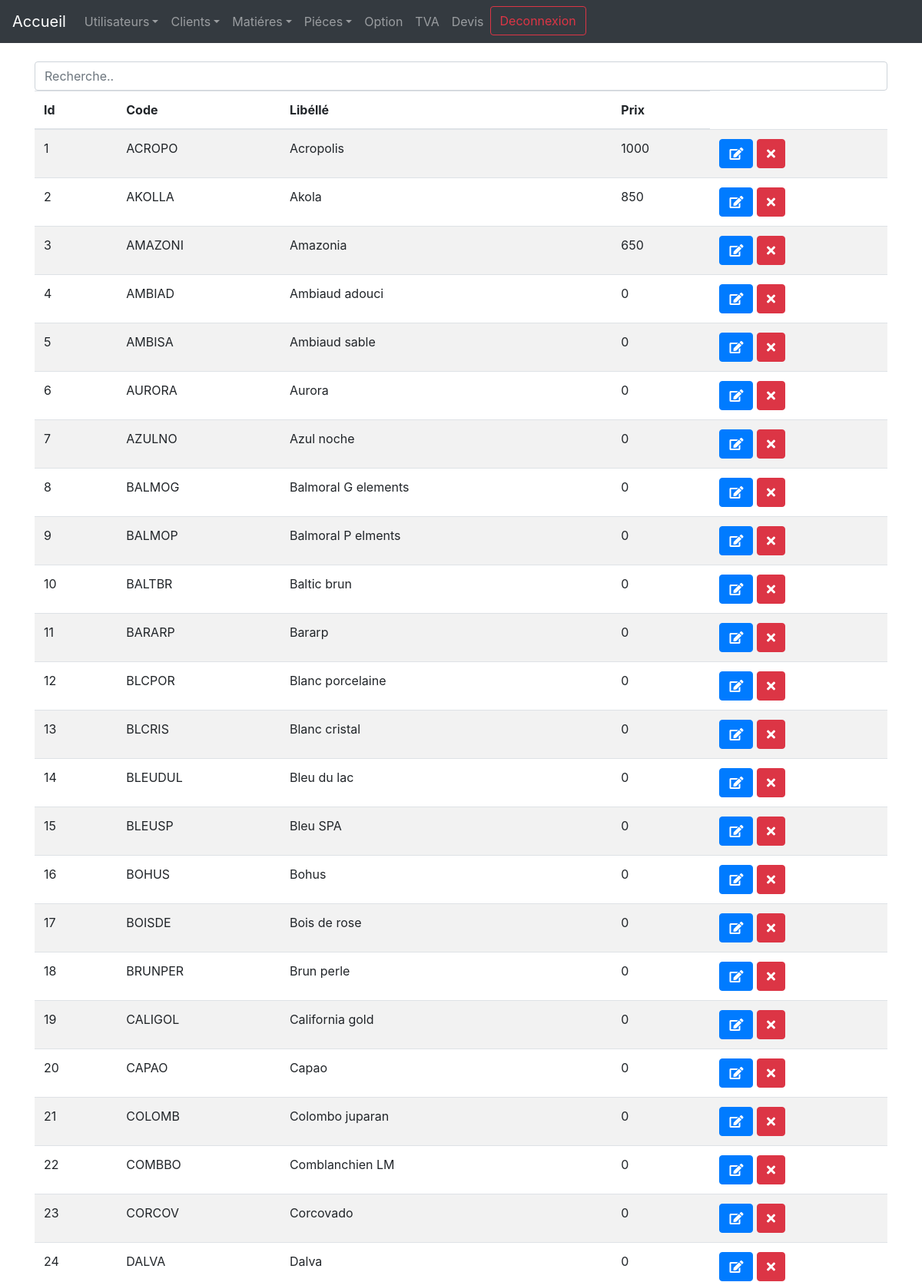
/view/MatiereView.php (signed in, upper part), run on the app's committed database.
### tables this page shows
CREATE TABLE `matieres` (
  `Id_matiere` int(10) NOT NULL,
  `Code_matiere` varchar(50) NOT NULL,
  `Libelle_matiere` varchar(50) NOT NULL,
  `Prix_matiere` int(11) NOT NULL
);

### model/MatiereManager.php (called while the page is built, shortened)
<?php
class MatiereManager
{
    private $_Db;
    public function SetDb(PDO $db)
    {
        $this->_Db = $db;
    }
    public function GetMatieres()
    {
    	$matieres = [];
    	$q = $this->_Db->query('SELECT * FROM matieres');
    	while ($donnees = $q->fetch(PDO::FETCH_ASSOC))
    	{
    		$matieres[] = new Matiere($donnees);
    	}
    	return $matieres;
    }
}

### model/MatiereClass.php (called while the page is built, shortened)
<?php
class Matiere
{
	private $_Id;
	private $_Code;
	private $_Libelle;
    private $_Prix;
    public function hydrate(array $donnees)
    {
        foreach ($donnees as $key => $value)
        {
            $method = 'Set'.ucfirst($key);
            $method = substr($method, 0, -8);
        }
    }
    public function GetId(){return $this->_Id;}
    public function GetCode(){return $this->_Code;}
    public function GetLibelle(){return $this->_Libelle;}
    public function GetPrix(){return $this->_Prix;}
 	public function SetId($id){$this -> _Id = (int) $id;}
 	public function SetCode($code){$this -> _Code = $code;}
 	public function SetLibelle($libelle){$this -> _Libelle = $libelle;}
    public function SetPrix($prix){$this -> _Prix = $prix;}
}

### view/MatiereView.php (the view, shortened to what this page needs)
<?php
include('header.php');
$db = new PDO('mysql:host=localhost;dbname=srg', 'root', '');
$ManagerMatiere = new MatiereManager($db);
echo("
<body>
<div class='container'>
<br>
<input class='form-control' id='myInput' type='text' placeholder='Recherche..'>
<table class='table table-striped'>
  <thead>
    <tr>
      <th scope='col'>Id</th>
      <th scope='col'>Code</th>
      <th scope='col'>Libéllé</th>
      <th scope='col'>Prix</th>
    </tr>
  </thead>
  <tbody id='myTable'>");
$matieres = $ManagerMatiere->GetMatieres();
foreach ($matieres as $matiere){
    echo("<tr>");
    echo("<td>" .$matiere->GetId() . "</td>");
    echo("<td>" .$matiere->GetCode(). "</td>");
    echo("<td>" .$matiere->GetLibelle(). "</td>");
    echo("<td>" .$matiere->GetPrix(). "</td>");
    echo ("<td><button  onclick='edit(".$matiere->GetId().")' class='btn btn-primary'><span class='fas fa-edit'></span></button> <button onclick='supp(".$matiere->GetId().")' class='btn btn-danger'><span class='fas fa-times'></span></button></td>");
    echo ("</tr>");
}
echo ("</tbody>
    </table>
</div class='container'>
    </body>
");
?>

### data on the page
matieres: Id_matiere "1", Code_matiere "ACROPO", Libelle_matiere "Acropolis", Prix_matiere "1000"
matieres: Id_matiere "2", Code_matiere "AKOLLA", Libelle_matiere "Akola", Prix_matiere "850"
matieres: Id_matiere "3", Code_matiere "AMAZONI", Libelle_matiere "Amazonia", Prix_matiere "650"
matieres: Id_matiere "4", Code_matiere "AMBIAD", Libelle_matiere "Ambiaud adouci", Prix_matiere "0"
matieres: Id_matiere "5", Code_matiere "AMBISA", Libelle_matiere "Ambiaud sable", Prix_matiere "0"
matieres: Id_matiere "6", Code_matiere "AURORA", Libelle_matiere "Aurora", Prix_matiere "0"
matieres: Id_matiere "7", Code_matiere "AZULNO", Libelle_matiere "Azul noche", Prix_matiere "0"
matieres: Id_matiere "8", Code_matiere "BALMOG", Libelle_matiere "Balmoral G elements", Prix_matiere "0"
matieres: Id_matiere "9", Code_matiere "BALMOP", Libelle_matiere "Balmoral P elments", Prix_matiere "0"
matieres: Id_matiere "10", Code_matiere "BALTBR", Libelle_matiere "Baltic brun", Prix_matiere "0"
matieres: Id_matiere "11", Code_matiere "BARARP", Libelle_matiere "Bararp", Prix_matiere "0"
matieres: Id_matiere "12", Code_matiere "BLCPOR", Libelle_matiere "Blanc porcelaine", Prix_matiere "0"
matieres: Id_matiere "13", Code_matiere "BLCRIS", Libelle_matiere "Blanc cristal", Prix_matiere "0"
matieres: Id_matiere "14", Code_matiere "BLEUDUL", Libelle_matiere "Bleu du lac", Prix_matiere "0"
matieres: Id_matiere "15", Code_matiere "BLEUSP", Libelle_matiere "Bleu SPA", Prix_matiere "0"
matieres: Id_matiere "16", Code_matiere "BOHUS", Libelle_matiere "Bohus", Prix_matiere "0"
matieres: Id_matiere "17", Code_matiere "BOISDE", Libelle_matiere "Bois de rose", Prix_matiere "0"
matieres: Id_matiere "18", Code_matiere "BRUNPER", Libelle_matiere "Brun perle", Prix_matiere "0"
matieres: Id_matiere "19", Code_matiere "CALIGOL", Libelle_matiere "California gold", Prix_matiere "0"
matieres: Id_matiere "20", Code_matiere "CAPAO", Libelle_matiere "Capao", Prix_matiere "0"
matieres: Id_matiere "21", Code_matiere "COLOMB", Libelle_matiere "Colombo juparan", Prix_matiere "0"
matieres: Id_matiere "22", Code_matiere "COMBBO", Libelle_matiere "Comblanchien LM", Prix_matiere "0"
matieres: Id_matiere "23", Code_matiere "CORCOV", Libelle_matiere "Corcovado", Prix_matiere "0"
matieres: Id_matiere "24", Code_matiere "DALVA", Libelle_matiere "Dalva", Prix_matiere "0"
